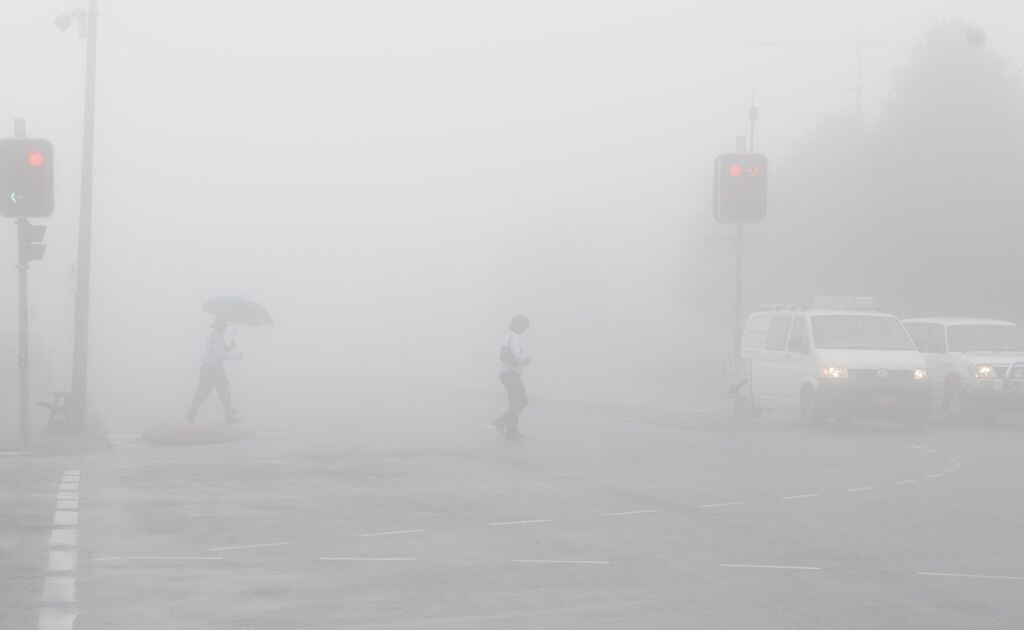
#> input picture Prak7/foggy.jpg, 1024 x 630 px
$ python percobaan.py
#> lines starting #> are read from the running program, lines starting #| are printed output that depends on the picture
import cv2
import matplotlib.pyplot as plt
import numpy as np

img = cv2.imread("foggy.jpg",0)
#> img: shape (630, 1024); min 161, max 255, mean 201.7
hist, bins = np.histogram(img.flatten(), 256, [0, 256])
#> hist = 256 values, max 25803 at index 228, min 0 at index 0, mean 2520; bins = 257 values from 0 to 256
cdf = hist.cumsum()
#> cdf = 256 values from 0 to 645120
cdf_normalized = cdf * float(hist.max()) / cdf.max()
#> cdf_normalized = 256 values from 0 to 25803
img1 = cv2.equalizeHist(img)
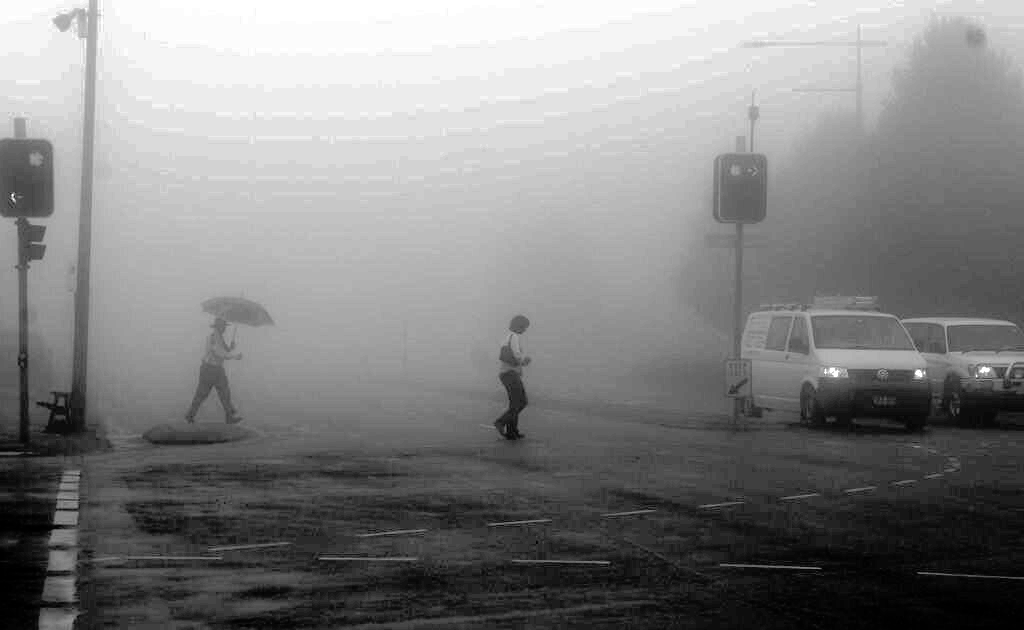
#> img1: shape (630, 1024); min 0, max 255, mean 130
hist2, bins = np.histogram(img1.flatten(), 256, [0, 256])
#> hist2 = 256 values, max 25803 at index 236, min 0 at index 4, mean 2520
cdf2 = hist2.cumsum()
#> cdf2 = 256 values from 1038 to 645120
cdf_normalized2= cdf2 * float(hist2.max()) / cdf2.max()
#> cdf_normalized2 = 256 values from 41.52 to 25803

plt.subplot(2, 3, 1)
plt.imshow(img, cmap = 'gray', vmin = 0, vmax = 255)
plt.title('Citra Gray')
plt.axis('off')

plt.subplot(2, 3, 2)
plt.hist(img.flatten(), 256, [0, 256], color='r')
plt.title('Histogram Gray')

plt.subplot(2, 3, 3)
plt.plot(cdf_normalized, color="b")
plt.title('CDF')

plt.subplot(2, 3, 4)
plt.imshow(img1, cmap = 'gray', vmin = 0, vmax = 255)
plt.title('Citra Equalisasi')
plt.axis('off')

plt.subplot(2, 3, 5)
plt.hist(img1.flatten(), 256, [0, 256], color='r')
plt.title('Histogram Equalisasi')

plt.subplot(2, 3, 6)
plt.plot(cdf_normalized2, color="b")
plt.title('CDF')

plt.show()
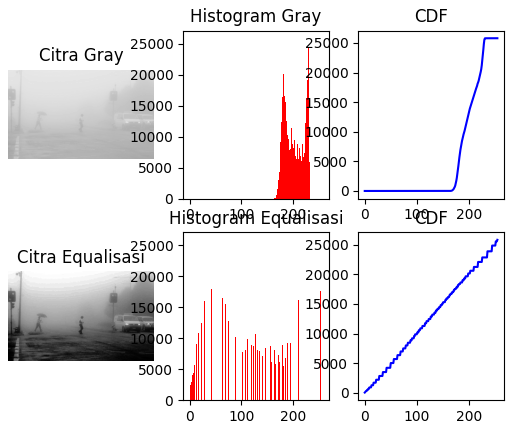
#> figure drawn by matplotlib, 6 panels; panel 2: tallest bar 25803 high, from x = 228 to 229; panel 3: curve peaks at x = 255, y = 25803; panel 5: tallest bar 25803 high, from x = 236 to 237; panel 6: curve peaks at x = 255, y = 25803

$ run again, with Prak7/flower3.jpg copied over Prak7/foggy.jpg
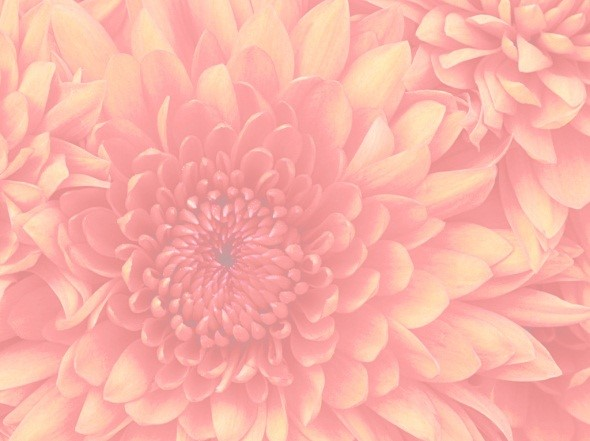
#> input picture Prak7/flower3.jpg, 590 x 441 px
#> `img = cv2.imread("foggy.jpg",0)`:
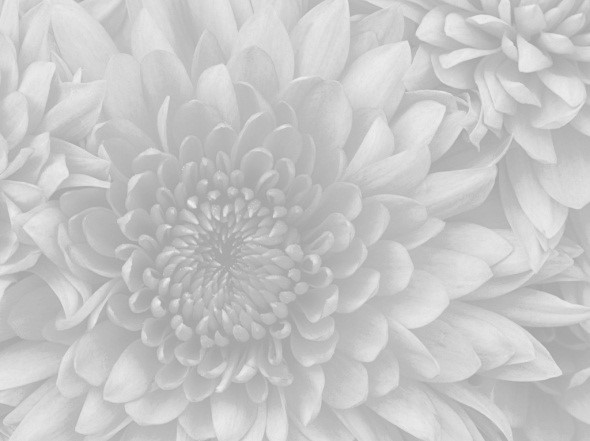
#> img: shape (441, 590); min 159, max 244, mean 198.6
#> hist = 256 values, max 8763 at index 188, min 0 at index 0, mean 1016.4; bins = 257 values from 0 to 256
#> cdf = 256 values from 0 to 260190
#> cdf_normalized = 256 values from 0 to 8763
#> `img1 = cv2.equalizeHist(img)`:
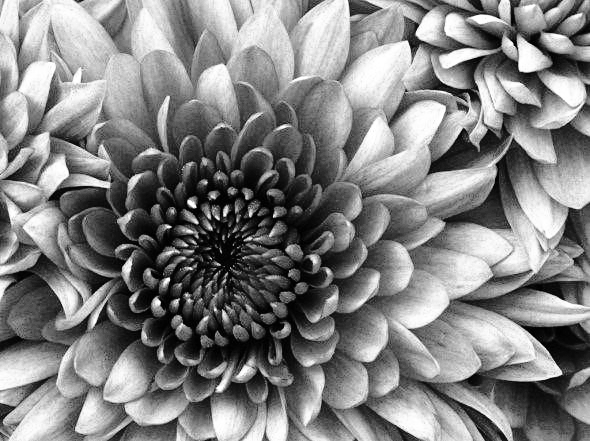
#> img1: shape (441, 590); min 0, max 255, mean 129.8
#> hist2 = 256 values, max 8763 at index 83, min 0 at index 4, mean 1016.4
#> cdf2 = 256 values from 393 to 260190
#> cdf_normalized2 = 256 values from 13.24 to 8763
